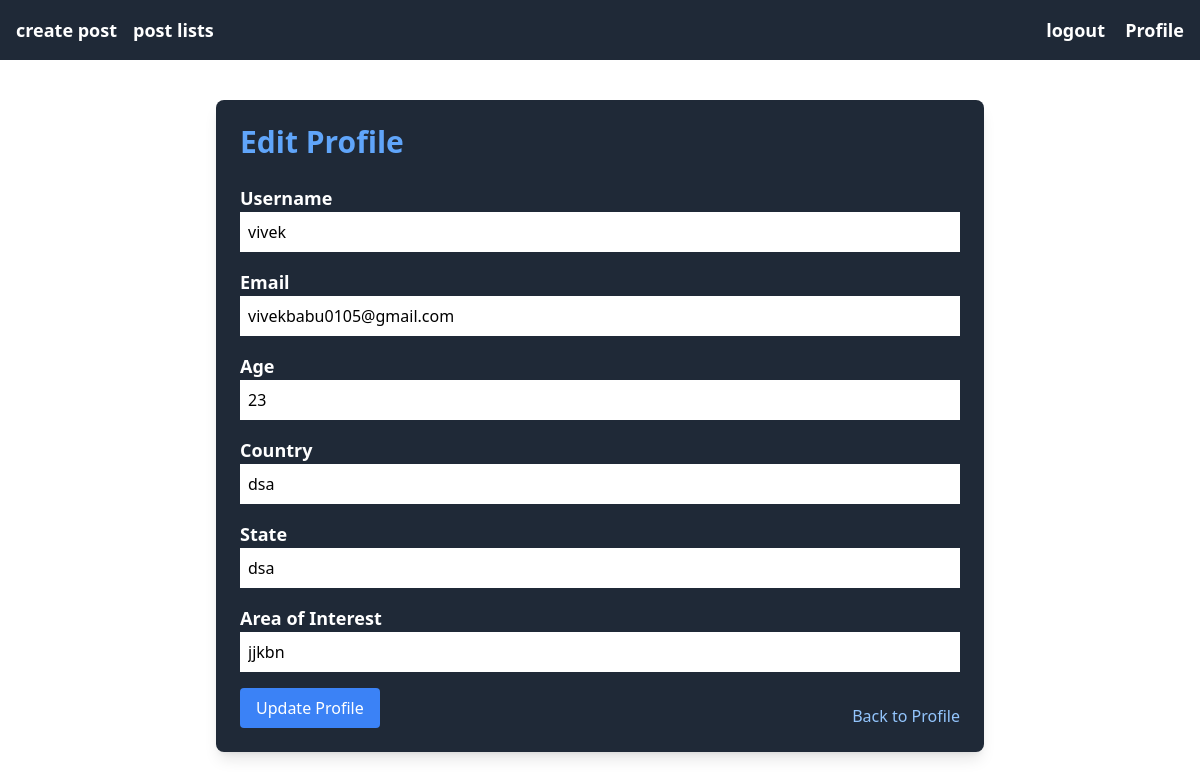
The page /accounts/edit/ (signed in) on the database as committed earlier.
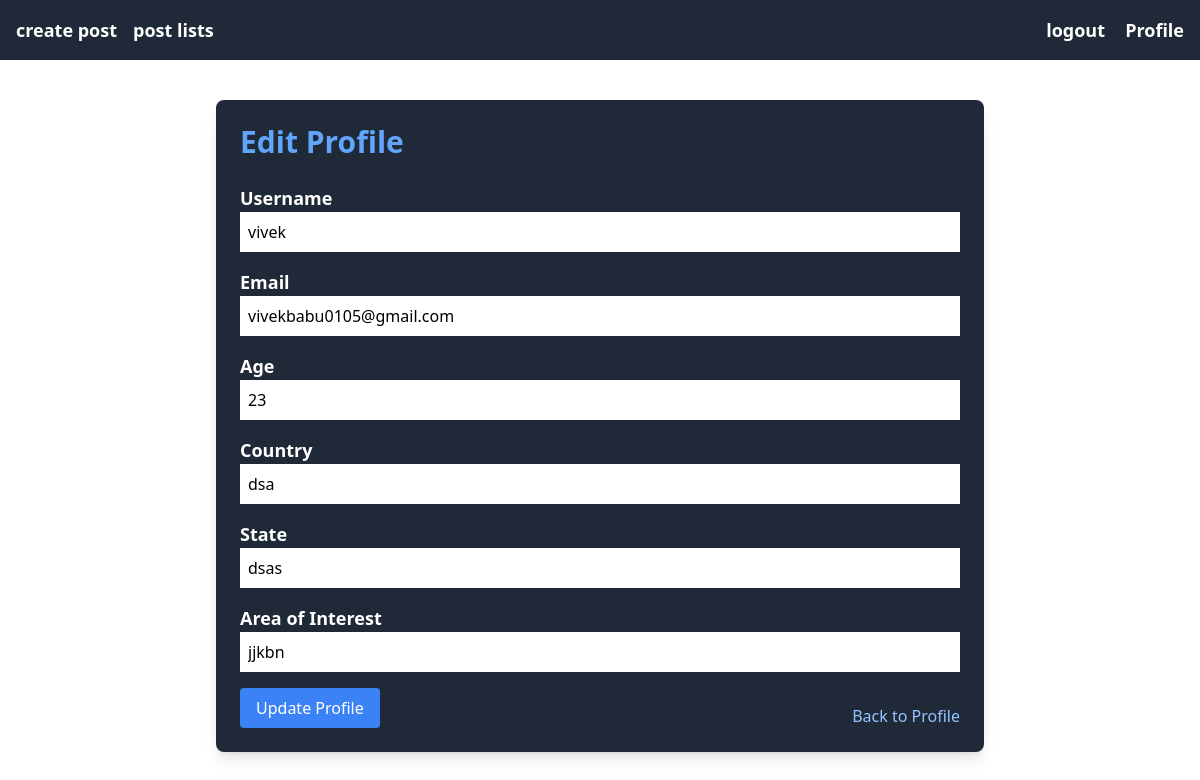
The same page on the database as committed later.
### accounts/models.py (models this page shows, shortened)
class Profile(models.Model):
    user = models.OneToOneField(User, on_delete=models.CASCADE)
    area_of_interest = models.CharField(max_length=255, blank=True)
    age = models.IntegerField(null=True)
    country = models.CharField(max_length=20, null=True)
    state = models.CharField(max_length=20, null=True)

### accounts/views.py (the view)
# urls.py: path('edit/', edit_profile, name='edit_profile'),
@login_required
def edit_profile(request):
    if request.method == 'POST':
        form = EditProfileForm(request.POST, user=request.user)
        if form.is_valid():
            request.user.username = form.cleaned_data['username']
            request.user.email = form.cleaned_data['email']
            request.user.save()
            profile, created = Profile.objects.get_or_create(user=request.user)
            profile.age = form.cleaned_data['age']
            profile.country = form.cleaned_data['country']
            profile.state = form.cleaned_data['state']
            profile.area_of_interest = form.cleaned_data['area_of_interest']
            profile.save()
            messages.success(request, "Your profile has been updated successfully!")
            return redirect('user_profile', username=request.user.username)
        else:
            messages.error(request, "Please correct the errors below.")
    else:
        form = EditProfileForm(user=request.user)
    return render(request, 'accounts/edit_profile.html', {'form': form})

### accounts/templates/accounts/edit_profile.html (shortened to what this page needs)
{% extends "base.html" %}
{% block content %}
<div class="max-w-3xl mx-auto mt-10 bg-gray-800 p-6 rounded-lg shadow-lg text-white">
    <h2 class="text-3xl font-bold text-blue-400">Edit Profile</h2>
    <form method="POST" class="mt-6">
        <div class="mb-4">
            <label class="block text-lg font-semibold">Username</label>
            {{ form.username }}
        </div>
        <div class="mb-4">
            <label class="block text-lg font-semibold">Email</label>
            {{ form.email }}
        </div>
        <div class="mb-4">
            <label class="block text-lg font-semibold">Age</label>
            {{ form.age }}
        </div>
        <div class="mb-4">
            <label class="block text-lg font-semibold">Country</label>
            {{ form.country }}
        </div>
        <div class="mb-4">
            <label class="block text-lg font-semibold">State</label>
            {{ form.state }}
        </div>
        <div class="mb-4">
            <label class="block text-lg font-semibold">Area of Interest</label>
            {{ form.area_of_interest }}
        </div>
        <div class="btns flex justify-between">
            <button type="submit" class="px-4 py-2 bg-blue-500 hover:bg-blue-700 rounded">Update Profile</button>
            <div class="mt-4">
                <a href="{% url 'user_profile' user.username %}" class="text-blue-300 hover:underline">Back to Profile</a>
            </div>
        </div>
    </form>
</div>
{% endblock %}

Rows that differ between the two databases and show on the page:
changed Profile "dsa": state "dsa" → "dsas"
